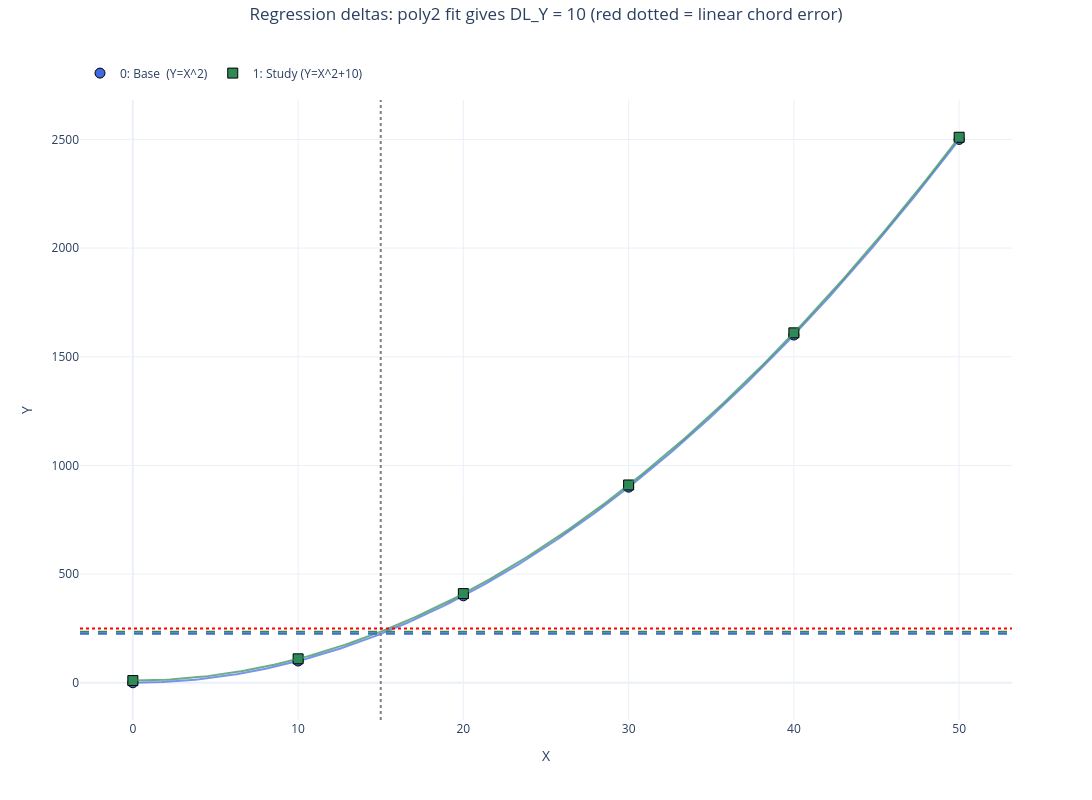

Here is the notebook cell this chart was saved with:
### Markdown cell above
### Visualizing the regression deltas

Now the value `delta()` reads is the **fitted poly2 curve** (the trendline drawn through
the markers), not the straight chord between points. The `line()` highlights tell the story
at the query point `X = 15`:

- gray **vertical** line: where the delta is measured;
- blue / green dashed **horizontal** lines: the fitted base (`225`) and study (`235`) values
  &mdash; their gap is `DL_Y = 10`;
- red dotted **horizontal** line at `250`: where naive *linear* interpolation would wrongly
  place the base value. The regression fit is what closes that chord-error gap.

### Code cell
# reg_order is already 'poly2' on both sets from the cell above, so plot() draws the fit.
ucq.line('all', 'clear')
ucq.select([0, 1])
ucq.color(0, 'royalblue'); ucq.color(1, 'seagreen')

ucq.line('X', 15,  color='gray',      linestyle=':')   # query point
ucq.line('Y', 225, color='royalblue', linestyle='--')  # fitted base  Y(15)
ucq.line('Y', 235, color='seagreen',  linestyle='--')  # fitted study Y(15)  ->  gap = DL_Y = 10
ucq.line('Y', 250, color='red',       linestyle=':')   # naive linear chord (wrong) at X=15

fig = ucq.plot('X', 'Y',
               suptitle='Regression deltas: poly2 fit gives DL_Y = 10 (red dotted = linear chord error)')
ucq.line('all', 'clear')
fig

### Figure 1 — Plotly figure (JSON) as saved in the notebook; plotly's stock layout.template omitted (floating-point values rounded to 4 significant figures; data arrays with more than 128 entries replaced by an {"elided": "..."} marker saying what was removed)
{"data": [{"hovertemplate": "<b><u>Set: 0</u></b><br><b>Base  (Y=X^2)</b><br>X: %{x:.2f}<br>Y: %{y:.2f}<extra></extra>", "legendgroup": "group_0", "line": {"color": "royalblue", "width": 2}, "marker": {"color": "royalblue", "line": {"color": "black", "width": 1}, "opacity": 1, "size": 10, "symbol": "circle"}, "mode": "markers+markers", "name": "0: Base  (Y=X^2)", "showlegend": true, "type": "scatter", "x": [0.0, 10.0, 20.0, 30.0, 40.0, 50.0], "xaxis": "x", "y": [0.0, 100.0, 400.0, 900.0, 1600.0, 2500.0], "yaxis": "y"}, {"hoverinfo": "skip", "legendgroup": "group_0", "line": {"color": "royalblue", "width": 2}, "mode": "lines", "name": "0: Base  (Y=X^2) Fit (LS2)", "opacity": 0.7, "showlegend": false, "type": "scatter", "x": {"elided": "200 float values"}, "xaxis": "x", "y": {"elided": "200 float values"}, "yaxis": "y"}, {"hovertemplate": "<b><u>Set: 1</u></b><br><b>Study (Y=X^2+10)</b><br>X: %{x:.2f}<br>Y: %{y:.2f}<extra></extra>", "legendgroup": "group_1", "line": {"color": "seagreen", "width": 2}, "marker": {"color": "seagreen", "line": {"color": "black", "width": 1}, "opacity": 1, "size": 10, "symbol": "square"}, "mode": "markers+markers", "name": "1: Study (Y=X^2+10)", "showlegend": true, "type": "scatter", "x": [0.0, 10.0, 20.0, 30.0, 40.0, 50.0], "xaxis": "x", "y": [10.0, 110.0, 410.0, 910.0, 1610.0, 2510.0], "yaxis": "y"}, {"hoverinfo": "skip", "legendgroup": "group_1", "line": {"color": "seagreen", "width": 2}, "mode": "lines", "name": "1: Study (Y=X^2+10) Fit (LS2)", "opacity": 0.7, "showlegend": false, "type": "scatter", "x": {"elided": "200 float values"}, "xaxis": "x", "y": {"elided": "200 float values"}, "yaxis": "y"}], "layout": {"height": 800, "legend": {"orientation": "h", "x": 0, "xanchor": "left", "y": 1.02, "yanchor": "bottom"}, "margin": {"r": 80, "t": 100}, "shapes": [{"line": {"color": "gray", "dash": "dot"}, "type": "line", "x0": 15, "x1": 15, "xref": "x", "y0": 0, "y1": 1, "yref": "y domain"}, {"line": {"color": "royalblue", "dash": "dash"}, "type": "line", "x0": 0, "x1": 1, "xref": "x domain", "y0": 225, "y1": 225, "yref": "y"}, {"line": {"color": "seagreen", "dash": "dash"}, "type": "line", "x0": 0, "x1": 1, "xref": "x domain", "y0": 235, "y1": 235, "yref": "y"}, {"line": {"color": "red", "dash": "dot"}, "type": "line", "x0": 0, "x1": 1, "xref": "x domain", "y0": 250, "y1": 250, "yref": "y"}], "showlegend": true, "title": {"text": "Regression deltas: poly2 fit gives DL_Y = 10 (red dotted = linear chord error)", "x": 0.5, "xanchor": "center", "y": 0.99, "yanchor": "top", "yref": "container"}, "width": 1200, "xaxis": {"anchor": "y", "domain": [0, 1], "title": {"standoff": 15, "text": "X"}}, "yaxis": {"anchor": "x", "domain": [0, 1], "title": {"standoff": 15, "text": "Y"}}}}
